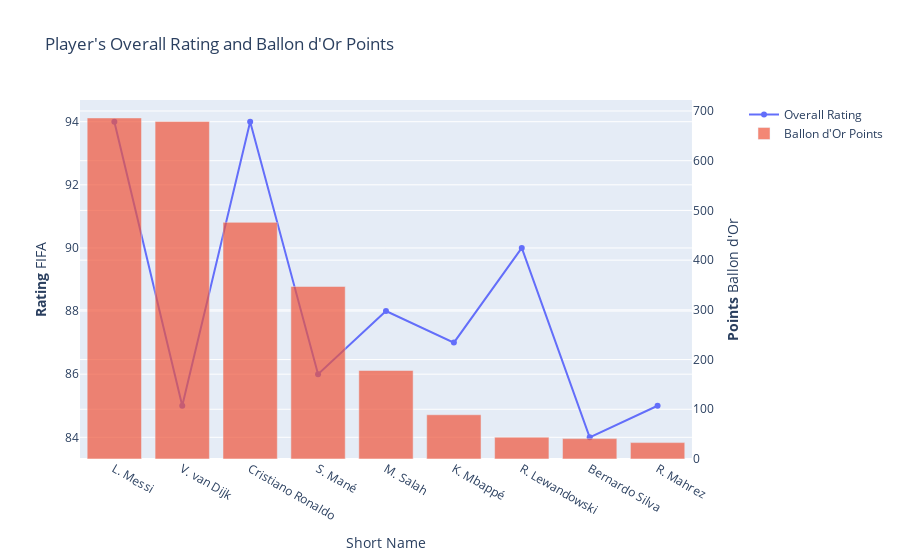

This figure's notebook cell:
### Markdown cell above
Here we have the classification of 2019's Ballon d'Or. A particularity is that a few players tend to get the wide makority of all votes. In this case, Leo Mesi, Virgil Van Dijk and Cristiano Ronaldo have most of the points.
Also, most players in the top 10 are attackers or attacking midfielders, so we can expect that our prediction has a similar trend.

### Code cell
# Create figure with secondary y-axis
fig = make_subplots(specs=[[{"secondary_y": True}]])

# Add traces
fig.add_trace(
    go.Scatter(x=fifa_19['short_name'], y=fifa_19['overall'], name="Overall Rating"),
    secondary_y=False,
)

fig.add_trace(
    go.Bar(x=fifa_19['short_name'], y=fifa_19['points'], name="Ballon d'Or Points", opacity=0.7),
    secondary_y=True,
)

# Add figure title
fig.update_layout(
    title_text="Player's Overall Rating and Ballon d'Or Points"
)

# Set x-axis title
fig.update_xaxes(title_text="Short Name")

# Set y-axes titles
fig.update_yaxes(title_text="<b>Rating</b> FIFA", secondary_y=False)
fig.update_yaxes(title_text="<b>Points</b> Ballon d'Or", secondary_y=True)

fig.show()

### Figure 1 — Plotly figure (JSON) as saved in the notebook; plotly's stock layout.template omitted (floating-point values rounded to 4 significant figures)
{"data": [{"name": "Overall Rating", "type": "scatter", "x": ["L. Messi", "V. van Dijk", "Cristiano Ronaldo", "S. Mané", "M. Salah", "K. Mbappé", "R. Lewandowski", "Bernardo Silva", "R. Mahrez"], "xaxis": "x", "y": [94, 85, 94, 86, 88, 87, 90, 84, 85], "yaxis": "y"}, {"name": "Ballon d'Or Points", "opacity": 0.7, "type": "bar", "x": ["L. Messi", "V. van Dijk", "Cristiano Ronaldo", "S. Mané", "M. Salah", "K. Mbappé", "R. Lewandowski", "Bernardo Silva", "R. Mahrez"], "xaxis": "x", "y": [686, 679, 476, 347, 178, 89, 44, 41, 33], "yaxis": "y2"}], "layout": {"title": {"text": "Player's Overall Rating and Ballon d'Or Points"}, "xaxis": {"anchor": "y", "domain": [0, 0.94], "title": {"text": "Short Name"}}, "yaxis": {"anchor": "x", "domain": [0, 1], "title": {"text": "<b>Rating</b> FIFA"}}, "yaxis2": {"anchor": "x", "overlaying": "y", "side": "right", "title": {"text": "<b>Points</b> Ballon d'Or"}}}}
